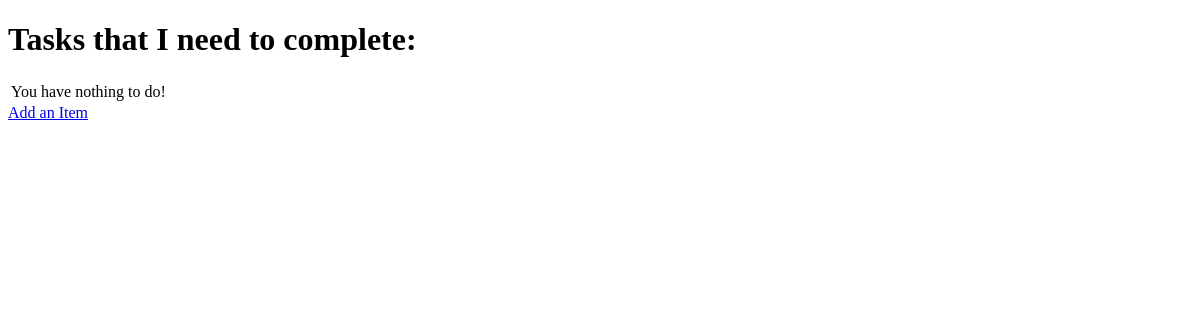
Before: / with the older database file.
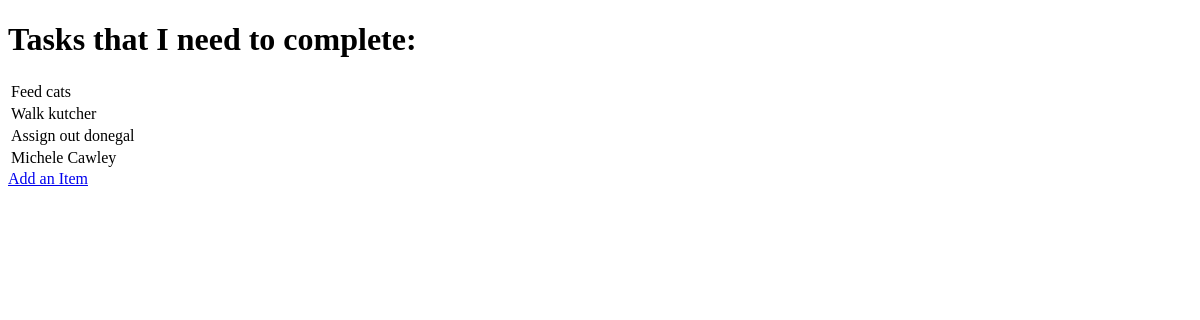
After: the same page with the newer database file.
### todo/models.py (models this page shows, shortened)
class Item(models.Model):
    name = models.CharField(max_length=50, null=False, blank=False)
    done = models.BooleanField(null=False, blank=False, default=False)

### todo/views.py (the view)
# urls.py: path('', get_todo_list, name='get_todo_list'),
def get_todo_list(request):
    items = Item.objects.all()
    context = {
        'items': items
    }
    return render(request, "todo/todo_list.html", context)

### todo/templates/todo/todo_list.html (shortened to what this page needs)
<!DOCTYPE html>
<html lang="en">
<head>
</head>
<body>
    <h1>Tasks that I need to complete:</h1>
    <table>
        {% for item in items %}
            <tr>
                {%if item.done%}
                <td><strike>{{item.name}}</strike></td>
                {%else%}
                <td>{{item.name}}</td>
                {%endif%}
            </tr>
        {% empty %}
            <tr><td>You have nothing to do!</td></tr>
        {%endfor %}
    </table>
    <a href='/add'>Add an Item</a>
</body>
</html>

Changed rows visible on the page:
added Item: name "Feed cats"
added Item: name "Walk kutcher"
added Item: name "Assign out donegal"
added Item: name "Michele Cawley"
Other visible differences:
text no longer shown: "You have nothing to do!"
